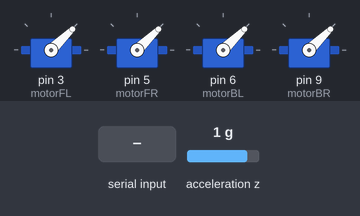
Bench run of a sketch on a simulated Arduino Uno, built with avr-gcc and run on an emulated ATmega328P. On the bench: 4 × servo. Inputs (shaded band) come from the test bench; at power-on: acceleration z 1 g.

Above: at 3.3 s.
3.4 s: "90 45\n" received over the second serial link
At 5.7 s:
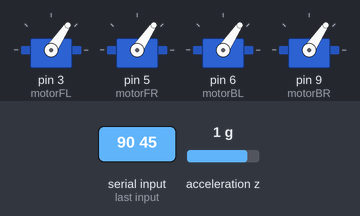
6.4 s: acceleration z set to -1.4 g
At 6.8 s:
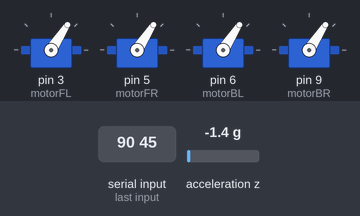
7.9 s: acceleration z set to 1.4 g
10.9 s: acceleration z set to -0.8 g
At 13.5 s:
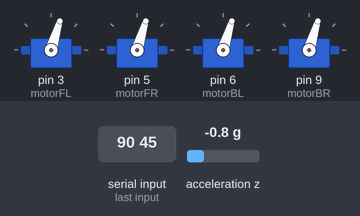
Timing chart, 0 to 25.4 s (numbered marks = the images above; inputs shaded):
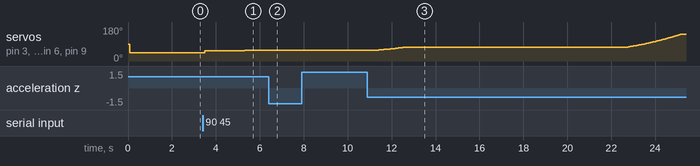

Measured:
- after the input at 3.4 s, servo on pin 3 (motorFL), servo on pin 5 (motorFR), servo on pin 6 (motorBL), servo on pin 9 (motorBR): 44° → 54° after 0.10 s, → 55° 0.29 s later, → 56° 1.5 s later
- after the input at 6.4 s, servo on pin 3 (motorFL), servo on pin 5 (motorFR), servo on pin 6 (motorBL), servo on pin 9 (motorBR): 56° → 57° at once

The sketch:

sketch_jul20a.ino
```cpp
// ==========================
// Automated Delivery Drone - Arduino UNO
// Components: 4x 1400KV Brushless Motors + ESC, MPU6050, HC-05 Bluetooth
// Task: Move in 3m x 3m x 3m cube based on (x, z) coordinates
// ==========================

#include <Wire.h>
#include <MPU6050.h>
#include <Servo.h>
#include <SoftwareSerial.h>

// --------------------------
// BLUETOOTH (HC-05) SETUP
// --------------------------
SoftwareSerial bluetooth(10, 11); // RX, TX (HC-05 TX → D10, RX ← D11 via voltage divider)

// --------------------------
// MPU6050 & PID SETUP
// --------------------------
MPU6050 mpu;
float accZ;
float targetAltitude = 1.5; // Constant hover height (m)
float currentAltitude = 0;
float pidOutput;
float errorSum = 0, lastError = 0;

// PID coefficients
float Kp = 2.5;
float Ki = 0.1;
float Kd = 1.5;

// --------------------------
// DRONE TARGET COORDINATES
// --------------------------
float targetX = 0;
float targetZ = 0;
bool coordinatesReceived = false;

// --------------------------
// MOTOR ESC CONTROL
// --------------------------
Servo motorFL, motorFR, motorBL, motorBR; // 4 ESC motors

void setup() {
  Serial.begin(9600);
  bluetooth.begin(9600);
  Wire.begin();
  mpu.initialize();

  // ESC Pins
  motorFL.attach(3);
  motorFR.attach(5);
  motorBL.attach(6);
  motorBR.attach(9);

  bluetooth.println("Drone Ready. Send target coordinates like: 1.5 2.0");
  calibrateESCs();
}

void loop() {
  readBluetoothCoordinates();
  if (coordinatesReceived) {
    bluetooth.println("\nStarting delivery routine...");
    flyToHeight(targetAltitude);
    moveToCoordinates(targetX, targetZ);
    hoverAndDescend();
    returnHome();
    coordinatesReceived = false;
    bluetooth.println("\nRoutine complete. Ready for next input.");
  }
}

// --------------------------
// READ COORDINATES VIA BLUETOOTH
// --------------------------
void readBluetoothCoordinates() {
  if (bluetooth.available()) {
    String input = bluetooth.readStringUntil('\n');
    input.trim();

    int spaceIdx = input.indexOf(' ');
    if (spaceIdx > 0) {
      targetX = input.substring(0, spaceIdx).toFloat();
      targetZ = input.substring(spaceIdx + 1).toFloat();
      bluetooth.print("Target X: "); bluetooth.println(targetX);
      bluetooth.print("Target Z: "); bluetooth.println(targetZ);
      coordinatesReceived = true;
    } else {
      bluetooth.println("Invalid input. Use format: 1.5 2.0");
    }
  }
}

// --------------------------
// FLIGHT ROUTINES
// --------------------------
void flyToHeight(float height) {
  bluetooth.println("Rising to 1.5m height...");
  unsigned long t0 = millis();
  while (millis() - t0 < 3000) {
    controlAltitude(height);
    delay(20);
  }
}

void moveToCoordinates(float x, float z) {
  bluetooth.print("Flying to coordinates: ");
  bluetooth.print(x); bluetooth.print(", "); bluetooth.println(z);
  delay(2000); // Simulate motion
  bluetooth.println("Hovering...");
  delay(1000);
}

void hoverAndDescend() {
  bluetooth.println("Descending to 0.5m...");
  unsigned long t0 = millis();
  while (millis() - t0 < 3000) {
    controlAltitude(0.5);
    delay(20);
  }
  bluetooth.println("Hovering 10 seconds for delivery...");
  delay(10000);
  bluetooth.println("Rising back to 1.5m...");
  flyToHeight(1.5);
}

void returnHome() {
  bluetooth.println("Returning to home");
  delay(2000); // Simulate motion
  bluetooth.println("Landing complete");
}

// --------------------------
// ALTITUDE CONTROL (MPU + PID)
// --------------------------
void controlAltitude(float target) {
  accZ = mpu.getAccelerationZ() / 16384.0 * 9.81; // Z in m/s²
  currentAltitude += (accZ - 9.81) * 0.02; // crude integration

  float error = target - currentAltitude;
  errorSum += error;
  float dError = error - lastError;
  lastError = error;

  pidOutput = Kp * error + Ki * errorSum + Kd * dError;
  int pwm = constrain(1100 + pidOutput, 1000, 2000);
  applyMotorPWM(pwm);
}

void applyMotorPWM(int pwm) {
  motorFL.writeMicroseconds(pwm);
  motorFR.writeMicroseconds(pwm);
  motorBL.writeMicroseconds(pwm);
  motorBR.writeMicroseconds(pwm);
}

// --------------------------
// ESC CALIBRATION (RUN ONCE)
// --------------------------
void calibrateESCs() {
  bluetooth.println("Calibrating ESCs.");
  applyMotorPWM(1000);
  delay(2000);
  bluetooth.println("ESC calibration complete.");
}
```
